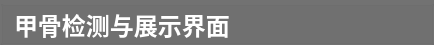
        <widget class="QGroupBox" name="groupBox">
         <property name="minimumSize">
          <size>
           <width>0</width>
           <height>45</height>
          </size>
         </property>
         <property name="maximumSize">
          <size>
           <width>16777215</width>
           <height>45</height>
          </size>
         </property>
         <property name="palette">
          <palette>
           <active>
            <colorrole role="Button">
             <brush brushstyle="SolidPattern">
              <color alpha="200">
               <red>75</red>
               <green>75</green>
               <blue>75</blue>
              </color>
             </brush>
            </colorrole>
            <colorrole role="Base">
             <brush brushstyle="SolidPattern">
              <color alpha="200">
               <red>75</red>
               <green>75</green>
               <blue>75</blue>
              </color>
             </brush>
            </colorrole>
            <colorrole role="Window">
             <brush brushstyle="SolidPattern">
              <color alpha="200">
               <red>75</red>
               <green>75</green>
               <blue>75</blue>
              </color>
             </brush>
            </colorrole>
           </active>
           <inactive>
            <colorrole role="Button">
             <brush brushstyle="SolidPattern">
              <color alpha="200">
               <red>75</red>
               <green>75</green>
               <blue>75</blue>
              </color>
             </brush>
            </colorrole>
            <colorrole role="Base">
             <brush brushstyle="SolidPattern">
              <color alpha="200">
               <red>75</red>
               <green>75</green>
               <blue>75</blue>
              </color>
             </brush>
            </colorrole>
            <colorrole role="Window">
             <brush brushstyle="SolidPattern">
              <color alpha="200">
               <red>75</red>
               <green>75</green>
               <blue>75</blue>
              </color>
             </brush>
            </colorrole>
           </inactive>
           <disabled>
            <colorrole role="Button">
             <brush brushstyle="SolidPattern">
              <color alpha="200">
               <red>75</red>
               <green>75</green>
               <blue>75</blue>
              </color>
             </brush>
            </colorrole>
            <colorrole role="Base">
             <brush brushstyle="SolidPattern">
              <color alpha="200">
               <red>75</red>
               <green>75</green>
               <blue>75</blue>
              </color>
             </brush>
            </colorrole>
            <colorrole role="Window">
             <brush brushstyle="SolidPattern">
              <color alpha="200">
               <red>75</red>
               <green>75</green>
               <blue>75</blue>
              </color>
             </brush>
            </colorrole>
           </disabled>
          </palette>
         </property>
         <property name="styleSheet">
          <string notr="true">#groupBox{
background-color: rgba(75, 75, 75, 200);
border: 0px solid #42adff;
border-left: 0px solid rgba(29, 83, 185, 255);
border-right: 0px solid rgba(29, 83, 185, 255);
border-bottom: 1px solid rgba(200, 200, 200,100);
;
border-radius:0px;}</string>
         </property>
         <property name="title">
          <string/>
         </property>
         <layout class="QHBoxLayout" name="horizontalLayout">
          <property name="spacing">
           <number>0</number>
          </property>
          <property name="topMargin">
           <number>0</number>
          </property>
          <property name="bottomMargin">
           <number>0</number>
          </property>
          <item>
           <widget class="QLabel" name="label_4">
            <property name="styleSheet">
             <string notr="true">QLabel
{
	font-size: 24px;
	font-family: &quot;Microsoft YaHei&quot;;
	font-weight: bold;
 		border-radius:9px;
		background:rgba(66, 195, 255, 0);

	color: rgb(255, 255, 255);
}
</string>
            </property>
            <property name="text">
             <string>甲骨检测与展示界面</string>
            </property>
           </widget>
          </item>
          <item>
           <spacer name="horizontalSpacer">
            <property name="orientation">
             <enum>Qt::Horizontal</enum>
            </property>
            <property name="sizeHint" stdset="0">
             <size>
              <width>40</width>
              <height>20</height>
             </size>
            </property>
           </spacer>
          </item>
          <item>
           <layout class="QHBoxLayout" name="horizontalLayout_5">
            <property name="spacing">
             <number>0</number>
            </property>
            <item>
             <widget class="QPushButton" name="minButton">
              <property name="minimumSize">
               <size>
                <width>50</width>
                <height>28</height>
               </size>
              </property>
              <property name="maximumSize">
               <size>
                <width>50</width>
                <height>28</height>
               </size>
              </property>
              <property name="styleSheet">
               <string notr="true">QPushButton {
border-style: solid;
border-width: 0px;
border-radius: 0px;
background-color: rgba(223, 223, 223, 0);}
QPushButton::focus{outline: none;}
QPushButton::hover {
border-style: solid;
border-width: 0px;
border-radius: 0px;
background-color: rgba(223, 223, 223, 150);}</string>
              </property>
              <property name="text">
               <string/>
              </property>
              <property name="icon">
               <iconset resource="../apprcc.qrc">
                <normaloff>:/img/icon/最小化.png</normaloff>:/img/icon/最小化.png</iconset>
              </property>
             </widget>
            </item>
            <item>
             <widget class="QPushButton" name="maxButton">
              <property name="minimumSize">
               <size>
                <width>50</width>
                <height>28</height>
               </size>
              </property>
              <property name="maximumSize">
               <size>
                <width>50</width>
                <height>28</height>
               </size>
              </property>
              <property name="styleSheet">
               <string notr="true">QPushButton {
border-style: solid;
border-width: 0px;
border-radius: 0px;
background-color: rgba(223, 223, 223, 0);}
QPushButton::focus{outline: none;}
QPushButton::hover {
border-style: solid;
border-width: 0px;
border-radius: 0px;
background-color: rgba(223, 223, 223, 150);}</string>
              </property>
              <property name="text">
               <string/>
              </property>
              <property name="icon">
               <iconset resource="../apprcc.qrc">
                <normaloff>:/img/icon/正方形.png</normaloff>
                <activeon>:/img/icon/还原.png</activeon>
                <selectedon>:/img/icon/还原.png</selectedon>:/img/icon/正方形.png</iconset>
              </property>
              <property name="checkable">
               <bool>true</bool>
              </property>
             </widget>
            </item>
            <item>
             <widget class="QPushButton" name="closeButton">
              <property name="minimumSize">
               <size>
                <width>50</width>
                <height>28</height>
               </size>
              </property>
              <property name="maximumSize">
               <size>
                <width>50</width>
                <height>28</height>
               </size>
              </property>
              <property name="styleSheet">
               <string notr="true">QPushButton {
border-style: solid;
border-width: 0px;
border-radius: 0px;
background-color: rgba(223, 223, 223, 0);}
QPushButton::focus{outline: none;}
QPushButton::hover {
border-style: solid;
border-width: 0px;
border-radius: 0px;
background-color: rgba(223, 223, 223, 150);}</string>
              </property>
              <property name="text">
               <string/>
              </property>
              <property name="icon">
               <iconset resource="../apprcc.qrc">
                <normaloff>:/img/icon/关闭.png</normaloff>:/img/icon/关闭.png</iconset>
              </property>
             </widget>
            </item>
           </layout>
          </item>
         </layout>
        </widget>
